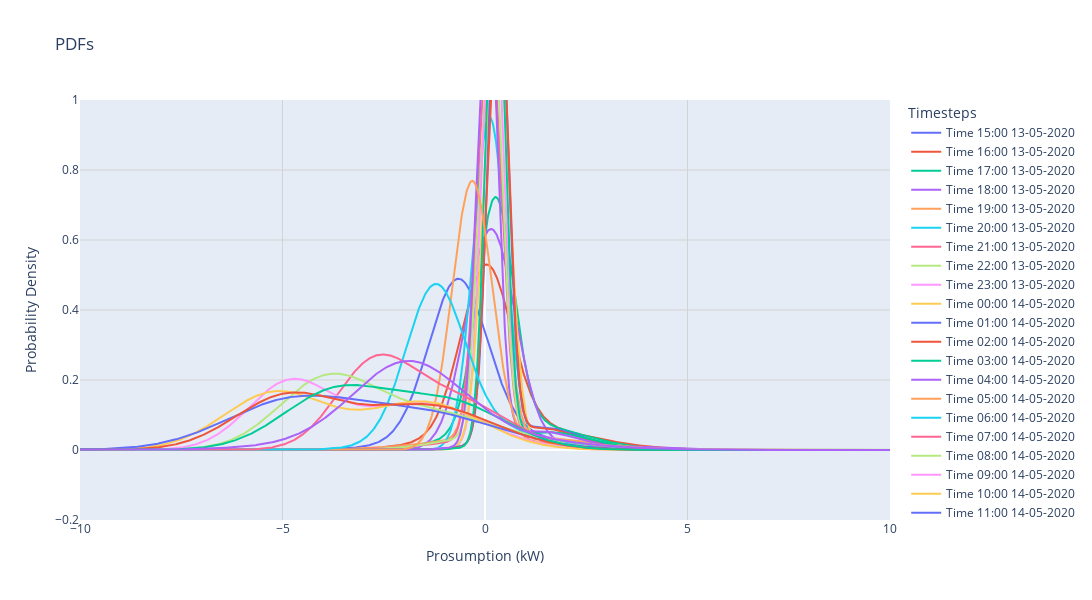

This figure's notebook cell:
### Code cell
# plot the pdf using the pdf_weights
#time_to_plot = [pd.Timestamp(t) for t in [start_time]]
time_to_plot = [pd.Timestamp(t) for t in optimizer.model.time]
pdf_weights = dict(optimizer.model.pdf_weights)

pdf = pdf_formula(config['forecasts']['parametric_assumption'])

pdf_dist = []

x = np.linspace(-15, 15, 2000)  # Adjust the range as needed
x_total = []
for t in time_to_plot:
    weights = pdf_weights[t]

    y = []
    x_new = []
    for xi in x:
        yi = pdf(xi, *weights)
        y.append(yi)
        x_new.append(xi)

    pdf_dist.append(y)
    x_total.append(x_new)

fig = go.Figure()

for i, t in enumerate(time_to_plot):
    fig.add_trace(go.Scatter(x=x_total[i], y=pdf_dist[i], mode='lines', name=f'Time {t.strftime('%H:%M %d-%m-%Y')}'))

fig.update_layout(
    title='PDFs',
    xaxis_title='Prosumption (kW)',
    yaxis_title='Probability Density',
    legend_title='Time',
    xaxis=dict(showgrid=True, gridwidth=1, gridcolor='LightGray', range=[-10, 10]),
    yaxis=dict(showgrid=True, gridwidth=1, gridcolor='LightGray', range=[-0.2, 1]),
    legend_title_text='Timesteps',
    width=1200, 
    height=600,
    showlegend=True,
)



fig.show()

### Figure 1 — Plotly figure (JSON) as saved in the notebook; plotly's stock layout.template omitted (floating-point values rounded to 4 significant figures; data arrays with more than 128 entries replaced by an {"elided": "..."} marker saying what was removed)
{"data": [{"mode": "lines", "name": "Time 15:00 13-05-2020", "type": "scatter", "x": {"elided": "2000 float values"}, "y": {"elided": "2000 float values"}}, {"mode": "lines", "name": "Time 16:00 13-05-2020", "type": "scatter", "x": {"elided": "2000 float values"}, "y": {"elided": "2000 float values"}}, {"mode": "lines", "name": "Time 17:00 13-05-2020", "type": "scatter", "x": {"elided": "2000 float values"}, "y": {"elided": "2000 float values"}}, {"mode": "lines", "name": "Time 18:00 13-05-2020", "type": "scatter", "x": {"elided": "2000 float values"}, "y": {"elided": "2000 float values"}}, {"mode": "lines", "name": "Time 19:00 13-05-2020", "type": "scatter", "x": {"elided": "2000 float values"}, "y": {"elided": "2000 float values"}}, {"mode": "lines", "name": "Time 20:00 13-05-2020", "type": "scatter", "x": {"elided": "2000 float values"}, "y": {"elided": "2000 float values"}}, {"mode": "lines", "name": "Time 21:00 13-05-2020", "type": "scatter", "x": {"elided": "2000 float values"}, "y": {"elided": "2000 float values"}}, {"mode": "lines", "name": "Time 22:00 13-05-2020", "type": "scatter", "x": {"elided": "2000 float values"}, "y": {"elided": "2000 float values"}}, {"mode": "lines", "name": "Time 23:00 13-05-2020", "type": "scatter", "x": {"elided": "2000 float values"}, "y": {"elided": "2000 float values"}}, {"mode": "lines", "name": "Time 00:00 14-05-2020", "type": "scatter", "x": {"elided": "2000 float values"}, "y": {"elided": "2000 float values"}}, {"mode": "lines", "name": "Time 01:00 14-05-2020", "type": "scatter", "x": {"elided": "2000 float values"}, "y": {"elided": "2000 float values"}}, {"mode": "lines", "name": "Time 02:00 14-05-2020", "type": "scatter", "x": {"elided": "2000 float values"}, "y": {"elided": "2000 float values"}}, {"mode": "lines", "name": "Time 03:00 14-05-2020", "type": "scatter", "x": {"elided": "2000 float values"}, "y": {"elided": "2000 float values"}}, {"mode": "lines", "name": "Time 04:00 14-05-2020", "type": "scatter", "x": {"elided": "2000 float values"}, "y": {"elided": "2000 float values"}}, {"mode": "lines", "name": "Time 05:00 14-05-2020", "type": "scatter", "x": {"elided": "2000 float values"}, "y": {"elided": "2000 float values"}}, {"mode": "lines", "name": "Time 06:00 14-05-2020", "type": "scatter", "x": {"elided": "2000 float values"}, "y": {"elided": "2000 float values"}}, {"mode": "lines", "name": "Time 07:00 14-05-2020", "type": "scatter", "x": {"elided": "2000 float values"}, "y": {"elided": "2000 float values"}}, {"mode": "lines", "name": "Time 08:00 14-05-2020", "type": "scatter", "x": {"elided": "2000 float values"}, "y": {"elided": "2000 float values"}}, {"mode": "lines", "name": "Time 09:00 14-05-2020", "type": "scatter", "x": {"elided": "2000 float values"}, "y": {"elided": "2000 float values"}}, {"mode": "lines", "name": "Time 10:00 14-05-2020", "type": "scatter", "x": {"elided": "2000 float values"}, "y": {"elided": "2000 float values"}}, {"mode": "lines", "name": "Time 11:00 14-05-2020", "type": "scatter", "x": {"elided": "2000 float values"}, "y": {"elided": "2000 float values"}}, {"mode": "lines", "name": "Time 12:00 14-05-2020", "type": "scatter", "x": {"elided": "2000 float values"}, "y": {"elided": "2000 float values"}}, {"mode": "lines", "name": "Time 13:00 14-05-2020", "type": "scatter", "x": {"elided": "2000 float values"}, "y": {"elided": "2000 float values"}}, {"mode": "lines", "name": "Time 14:00 14-05-2020", "type": "scatter", "x": {"elided": "2000 float values"}, "y": {"elided": "2000 float values"}}], "layout": {"height": 600, "legend": {"title": {"text": "Timesteps"}}, "showlegend": true, "title": {"text": "PDFs"}, "width": 1200, "xaxis": {"gridcolor": "LightGray", "gridwidth": 1, "range": [-10, 10], "showgrid": true, "title": {"text": "Prosumption (kW)"}}, "yaxis": {"gridcolor": "LightGray", "gridwidth": 1, "range": [-0.2, 1], "showgrid": true, "title": {"text": "Probability Density"}}}}
